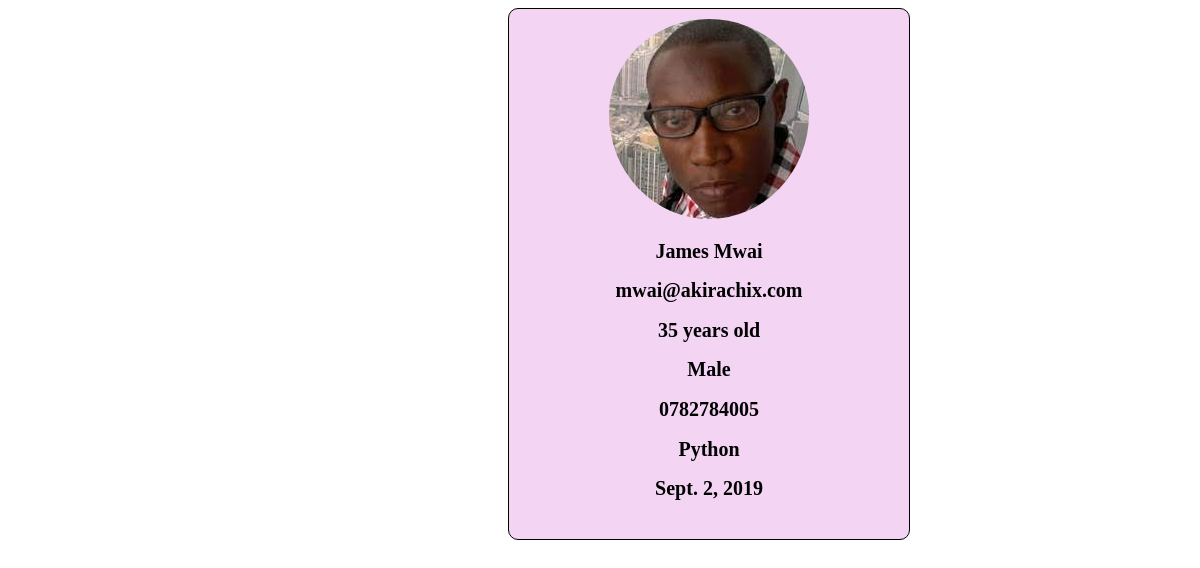
The page /teacher/profile/1/ on the database its author committed.
### teacher/models.py (models this page shows)
class Teacher(models.Model):
    image=models.ImageField()
    first_name=models.CharField(max_length=15)
    last_name=models.CharField(max_length=25)
    email=models.EmailField(max_length=30)
    phone_number=models.CharField(max_length=14)
    age=models.PositiveIntegerField(null="True",blank="True")
    gender=models.CharField(max_length=7, choices=GENDER, default= "Female")
    nationality=models.CharField(max_length=30)
    county=models.CharField(max_length=20)
    national_id=models.CharField(max_length=40)
    languages=models.CharField(max_length=29)
    bio=models.TextField(null="True",blank="True")
    date_hired=models.DateField(null="True",blank="True")
    course=models.CharField(max_length=20)
    def full_name(self):
           return f"{self.first_name} {self.last_name}"

### teacher/views.py (the view)
# urls.py: path("profile/<int:id>/",teacher_profile, name = "teacher_profile"),
def teacher_profile(request,id):
    teacher=Teacher.objects.get(id=id)
    return render (request, "teacher_profile.html",{"teacher":teacher})

### teacher/templates/teacher_profile.html (shortened to what this page needs)
<!DOCTYPE html>
<html lang="en">
<head>
</head>
<body>
    <div class="profile">
    <img src="{{ teacher.image.url}}">
    <h2>{{ teacher.full_name }}</h2>
    <h2>{{ teacher.email }}</h2>
    <h2>{{ teacher.age }} years old</h2>
    <h2>{{ teacher.gender }}</h2>
    <h2>{{ teacher.phone_number }}</h2>
    <h2>{{ teacher.course }}</h2>
    <h2>{{ teacher.date_hired }}</h2>
    </div>
</body>
</html>

### teacher/templates/teacher_profile.html (style rules this page uses)
.profile { border: 1px solid black; border-radius: 10px; box-shadow: 30px; height: 530px; width: 400px; margin-left: 500px; text-align: center; background-color: rgb(243, 212, 243); }
img { padding-top: 10px; width: 200px; height: 200px; border-radius: 50%; }
h2 { font-size: 20px; }

### rows shown on the page
Teacher: image (picture), full_name "James Mwai", email "mwai@akirachix.com", age "35", gender "Male", phone_number "0782784005", course "Python", date_hired "Sept. 2, 2019"
